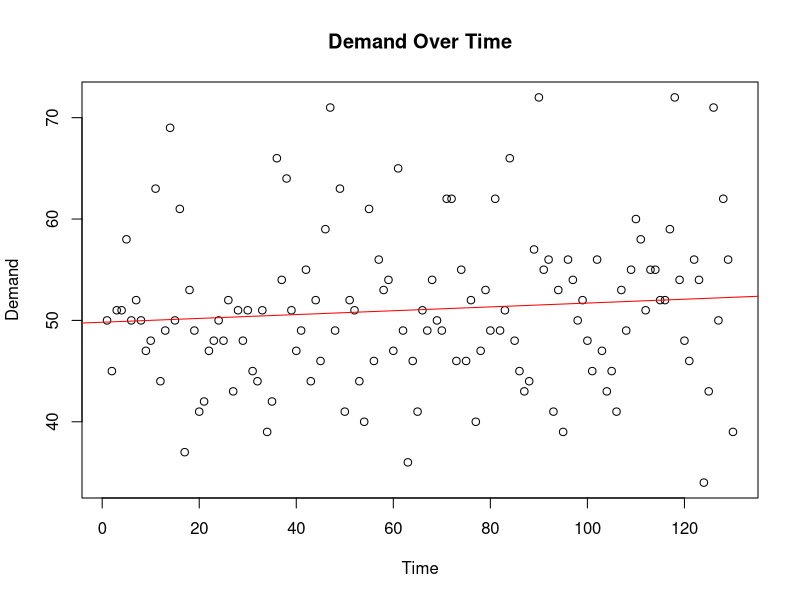
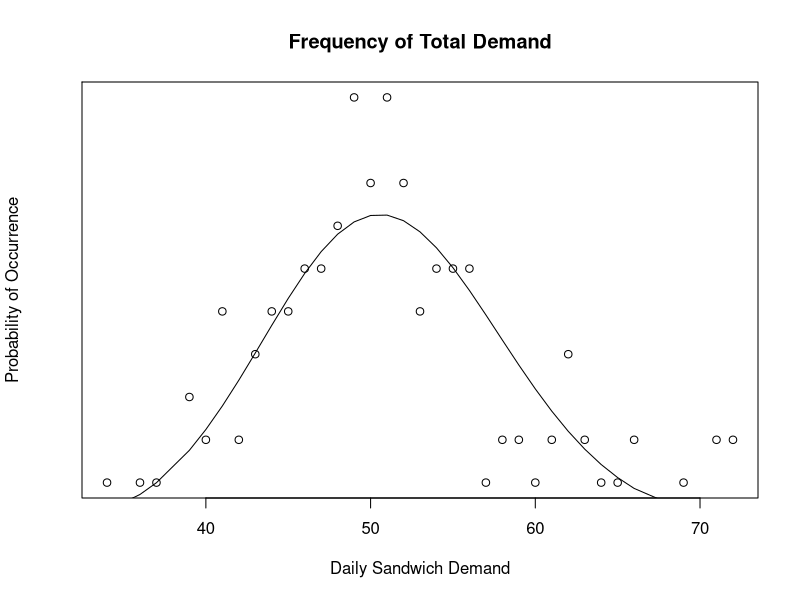
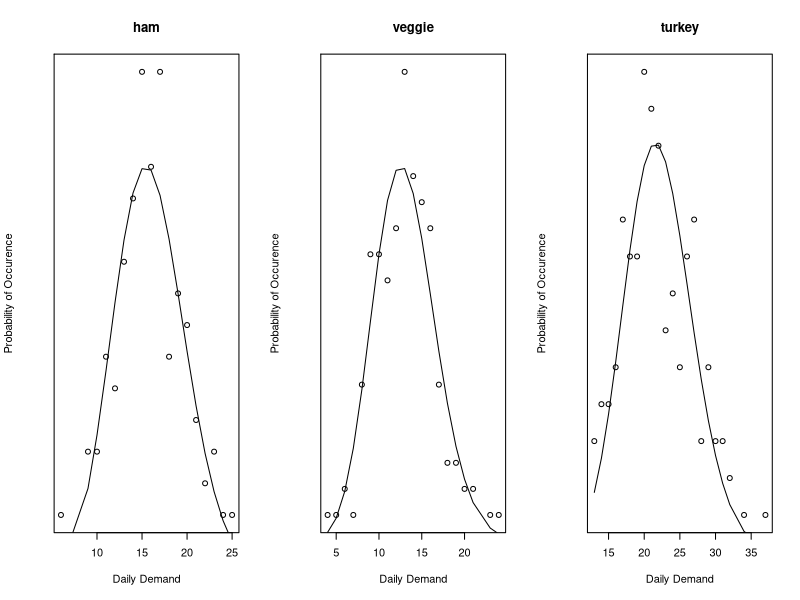
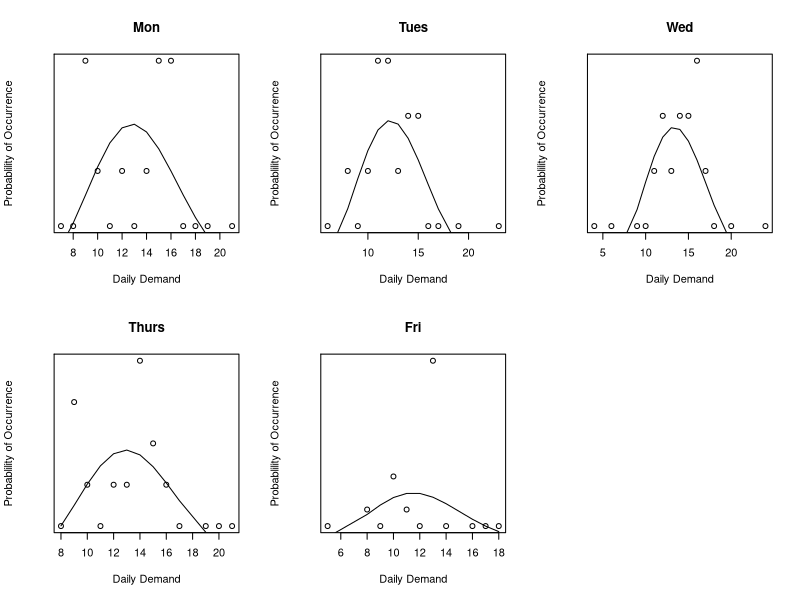
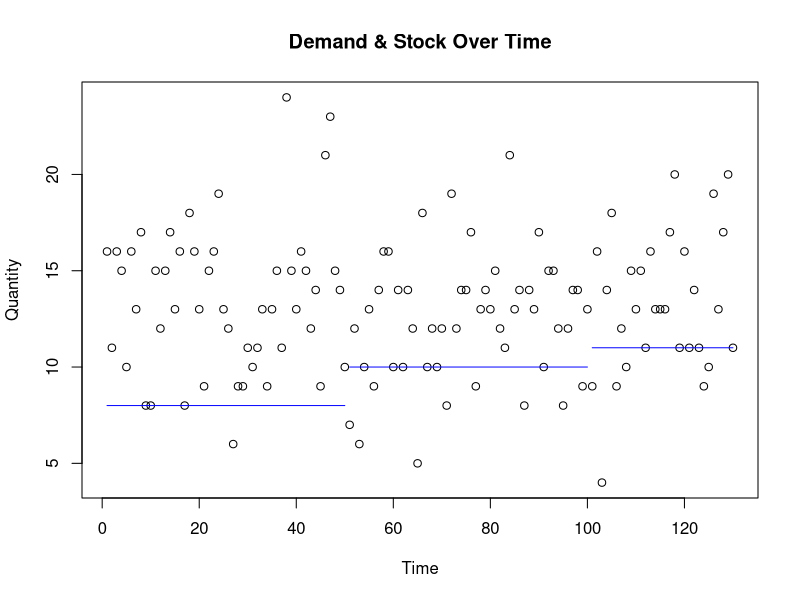
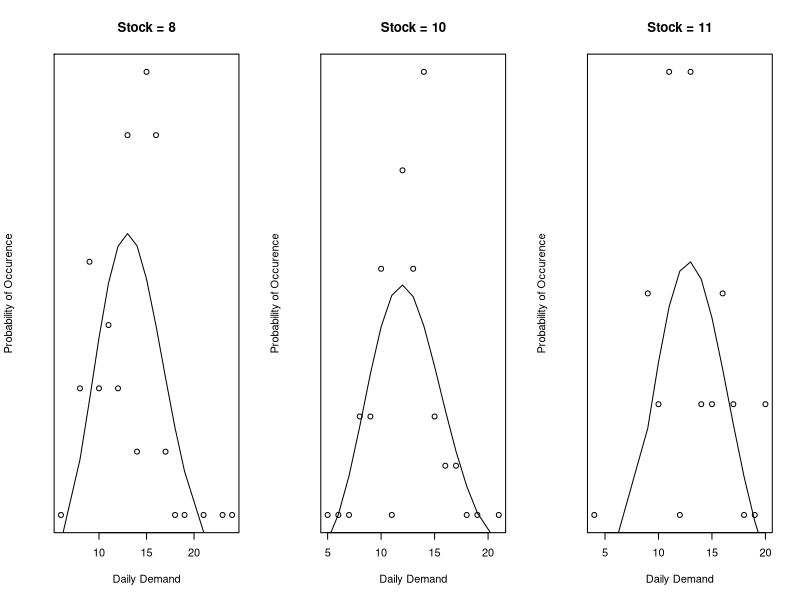
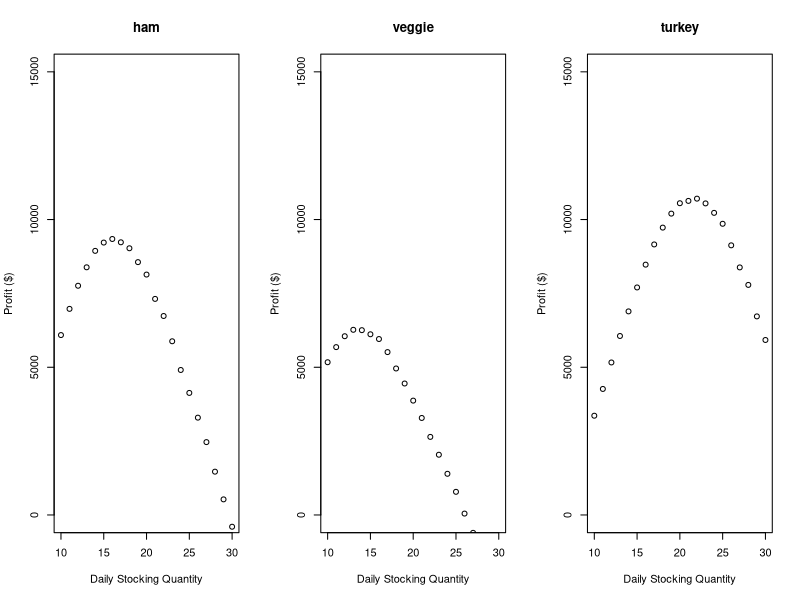

Reproduce these figures in R, in order.
## ---- chunk 1

# Make sure we're in the right working directory:  "Code"

if("Code" %in% list.files()){
  setwd("Code")
}

if(!("Code" %in% list.files("..")))
{
  stop
}
## ---- chunk 2
# Load Data

# Start by loading the data

sales <- read.csv("../Data/sales.csv")
details <- read.csv("../Data/details.csv")
## ---- chunk 3
# Clean Data

# Add variable for total demand
sales$demand.total <- sales$demand.ham + sales$demand.turkey + sales$demand.veggie

# Add variable for profit = price - cost
details$profit <- details$price - details$cost
## ---- chunk 4
x <- 1:length(sales$demand.total); y <- sales$demand.total
# x <- 1:100
# y <- x
plot(x, y, main="Demand Over Time",
     xlab="Time",
     ylab="Demand")
lm1 <- lm(y ~ x)
abline(lm1, col="red")
print("95% Confidence Interval for the slope:")
confint(lm1)[2,]
## ---- chunk 5

sandwich.sales <- sales$demand.total

y.actual <- table(sandwich.sales)
y.actual <- y.actual / sum(y.actual)

x <- as.numeric(names(y.actual))

y.simulated <- dpois(x, mean(sandwich.sales))

plot(x, y.actual, main="Frequency of Total Demand",
     ylab="Probability of Occurrence",
     xlab="Daily Sandwich Demand")
points(x, y.simulated, type="l")
## ---- chunk 6
par(mfcol = c(1, 3))

for(sandwich in c("ham", "veggie", "turkey")){
  sandwich.sales <- eval(parse(text = paste0("sales$demand.", sandwich)))
  
  y.actual <- table(sandwich.sales)
  y.actual <- y.actual / sum(y.actual)
  
  x <- as.numeric(names(y.actual))
  
  y.simulated <- dpois(x, mean(sandwich.sales))
  
  plot(x, y.actual, main=sandwich,
       xlab="Daily Demand",
       ylab="Probability of Occurence")
  points(x, y.simulated, type="l")
}

par(mfcol=c(1, 1))
## ---- chunk 7
par(mfrow = c(2, 3))

m <- seq(from=1, to = 130, by = 5)
dow <- c("Mon", "Tues", "Wed", "Thurs", "Fri")
for(d in 0:4){
  sandwich.sales <- sales$demand.veggie[m + d]  #Monday
  
  y.actual <- table(sandwich.sales)
  y.actual <- y.actual / sum(y.actual)
  
  x <- as.numeric(names(y.actual))
  
  y.simulated <- dpois(x, mean(sandwich.sales))
  
  plot(x, y.actual, main=dow[d + 1],
       xlab="Daily Demand",
       ylab="Probablility of Occurrence")
  points(x, y.simulated, type="l")
}

par(mfrow = c(1,1))
## ---- chunk 8
days.range <- list(c(1, 50), c(51, 100), c(101, 130))

plot(sales$demand.veggie, main="Demand & Stock Over Time",
     xlab="Time",
     ylab="Quantity")
points(1:50, sales$available.veggie[1:50], type="l", col="blue")
points(51:100, sales$available.veggie[51:100], type="l", col="blue")
points(101:130, sales$available.veggie[101:130], type="l", col="blue")
## ---- chunk 9
par(mfrow=c(1,3))

quant.stocked <- c(8, 10, 11)
i <- 1

for(days in days.range){
  sandwich.sales <- sales$demand.veggie[days[1]:days[2]]  #Monday
  
  (x <- table(sandwich.sales))
  (x <- x / sum(x))
  
  k <- as.numeric(names(x))
  
  (y <- dpois(k, mean(sandwich.sales)))
  
  plot(k, x, main=paste("Stock =", quant.stocked[i]),
       xlab="Daily Demand",
       ylab="Probability of Occurence")
  points(k, y, type="l")
  
  i <- i + 1
}

par(mfrow=c(1,1))
## ---- chunk 10
# Calculate yearly profit estimate, based on 52 * 5 = 260 days per year
days.per.year <- 52 * 5

profit.sim <- function(lambda, days, num.stocked, cost.details, coupon=c(1, 0)){
  demand <- rpois(days, lambda)
  
  number.sold <- demand
  number.sold[number.sold > num.stocked] <- num.stocked
  number.sold <- sum(number.sold)
  
  number.unsold <- sum((num.stocked - demand)[ num.stocked - demand > 0])
  
  number.unfilled <- sum((demand - num.stocked)[demand - num.stocked > 0])
  
  profit <- number.sold * cost.details$profit
  inventory.loss <- number.unsold * cost.details$cost
  # coupon.cost = # sandwiches * ($X off per sandwich OR % off per sandwich)
  #                              (1 + 0 * price) = $1 off per sandwich
  #                              (0 + 0.25 * price) = 25% off per sandwich
  #                              (0 + 0 * price) = no coupon offered
  coupon.cost <- number.unfilled * (coupon[1] + coupon[2] * cost.details$price)
  
  return((profit - inventory.loss - coupon.cost) / days * days.per.year)
}
## ---- chunk 11
par(mfrow = c(1, 3))
days <- 10000

# coupon.cost = # sandwiches * ($X off per sandwich OR % off per sandwich)
#                              (1 + 0 * price) = $1 off per sandwich
#                              (0 + 0.25 * price) = 25% off per sandwich
#                              (0 + 0 * price) = no coupon offered
# Report text counts on using a $X off model. See comments below.
coupon.model <- c(1, 0)

stock.range <- 10:30      # Check results for these stocking values

for(sandwich in c("ham", "veggie", "turkey")){
  sandwich.sales <- eval(parse(text = paste0("sales$demand.", sandwich)))

  lambda <- mean(sandwich.sales)

  i = 1
  results <- vector(mode="numeric")
  for(stock in stock.range){
    results[i] <- profit.sim(lambda, days, stock, details[details$type == sandwich, ], coupon.model)
    i = i + 1
  }
  
  plot(stock.range, results, ylim=c(0, 15000), main=sandwich,
       ylab="Profit ($)",
       xlab="Daily Stocking Quantity")
  
  assign(paste0("recommendation.", sandwich), 
         list(stock.range[which(results == max(results))], round(max(results), 0)))
}
  
par(mfrow = c(1, 1))
options(scipen=999)  # Force non-scientific printing in the following table
## ---- chunk 12

profit.daily <- function(demand, stock, cost.details, coupon){
  
  number.sold <- min(demand, stock)
  
  number.unsold <- max(stock - demand, 0)
  
  number.unfilled <- max(demand - stock, 0)
  
  profit <- number.sold * cost.details$profit
  inventory.loss <- number.unsold * cost.details$cost
  # coupon.cost = # sandwiches * ($X off per sandwich OR % off per sandwich)
  #                              (1 + 0 * price) = $1 off per sandwich
  #                              (0 + 0.25 * price) = 25% off per sandwich
  #                              (0 + 0 * price) = no coupon offered
  coupon.cost <- number.unfilled * (coupon[1] + coupon[2] * cost.details$price)
  
  return(profit - inventory.loss - coupon.cost)
}

for(sandwich in c("ham", "veggie", "turkey")){
  sandwich.sales <- eval(parse(text = paste0("sales$demand.", sandwich)))
  sandwich.stock <- eval(parse(text = paste0("sales$available.", sandwich)))
  cost.details <- details[details$type == sandwich, ]
  
  profit.total <- 0
  for(i in 1:length(sandwich.sales)){
    demand <- sandwich.sales[i]
    stock <- sandwich.stock[i]
    profit <- profit.daily(demand, stock, cost.details,  c(0, 0))
    profit.total <- profit.total + profit
  }
  
  assign(paste0("profit.hist.", sandwich), profit.total / length(sandwich.sales) * days.per.year)
}

for(sandwich in c("ham", "veggie", "turkey")){
  sandwich.sales <- eval(parse(text = paste0("sales$demand.", sandwich)))
  sandwich.stock <- eval(parse(text = paste0("recommendation.", sandwich, "[[1]]")))
  cost.details <- details[details$type == sandwich, ]
  
  profit.total <- 0
  for(i in 1:length(sandwich.sales)){
    demand <- sandwich.sales[i]
    stock <- sandwich.stock
    profit <- profit.daily(demand, stock, cost.details,  c(0, 0))
    profit.total <- profit.total + profit
  }
  
  assign(paste0("profit.hist.mod.", sandwich), profit.total / length(sandwich.sales) * days.per.year)
}

